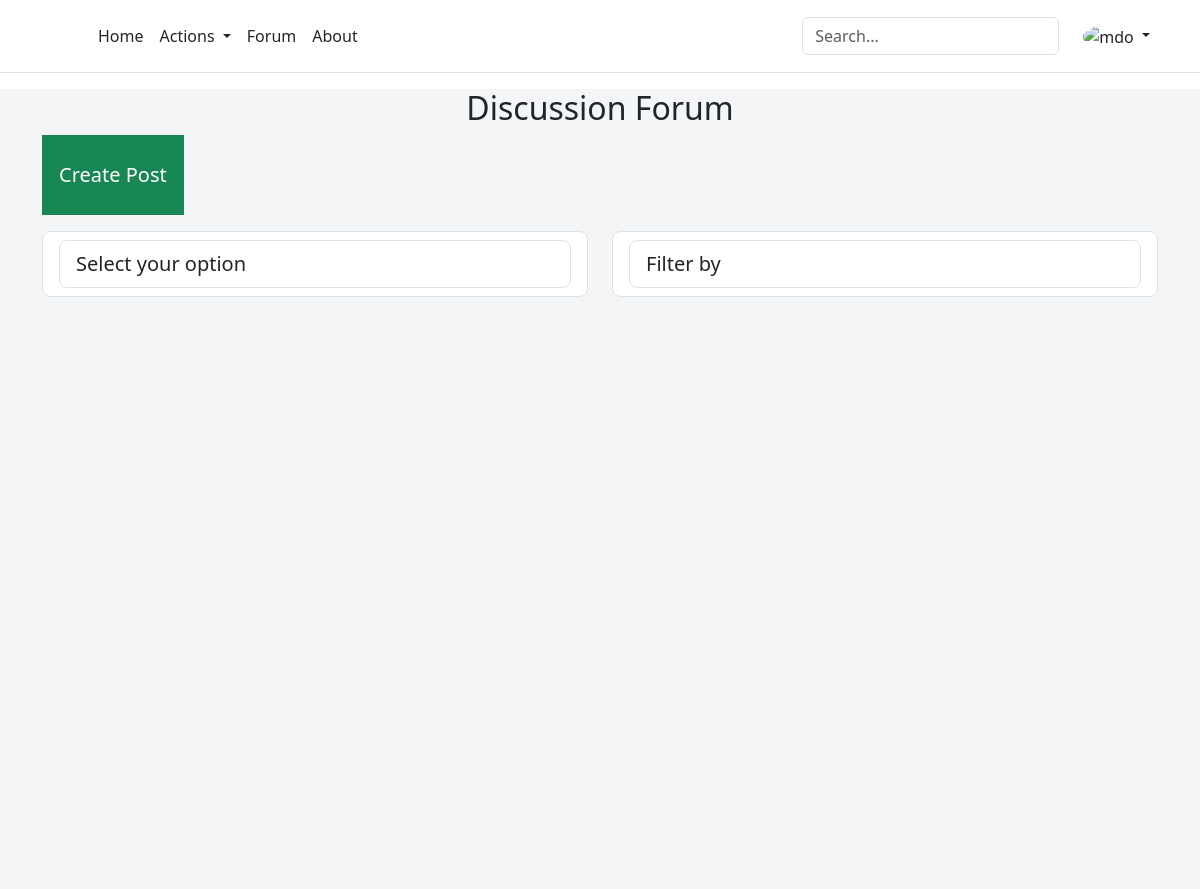
Before: /forum/ with the older database file.
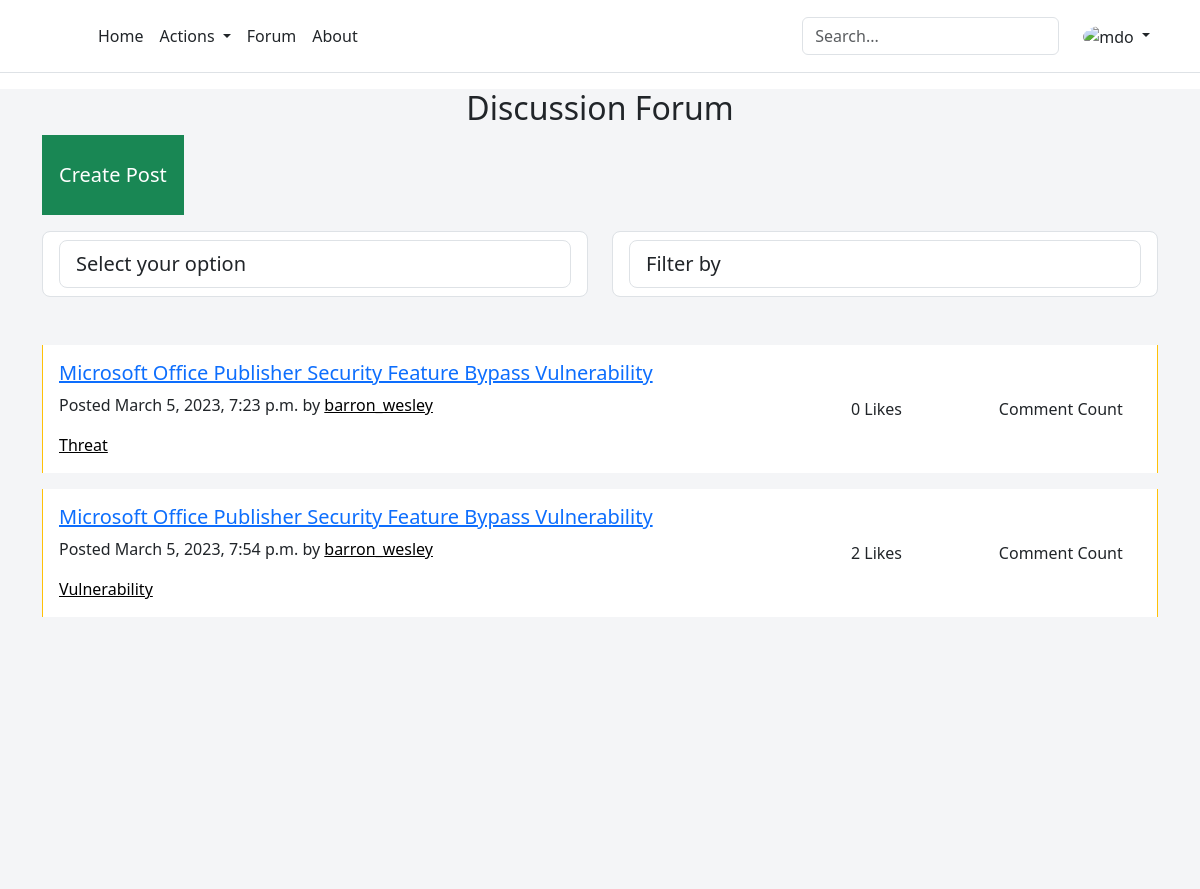
After: the same page with the newer database file.
### skmsapp/models.py (models this page shows, shortened)
class Post(models.Model):
    title = models.CharField(max_length=200)
    content = models.TextField()
    author = models.CharField(max_length=300)
    datetime = models.DateTimeField(auto_now_add=True)
    likes = models.IntegerField(default=0)
    subject = models.CharField(max_length=100, choices= (('Asset','Asset'), ('Counter Measure','Counter Measure'), ('Threat','Threat'), ('Vulnerability','Vulnerability')))
    subscriptions = models.ManyToManyField('skmsapp.UserProfile', related_name='subscribed_posts')
    comments = models.ManyToManyField('Comment', related_name='post_comments')

### skmsapp/views.py (the view)
# urls.py: path('forum/', views.forum, name='forum'),
def forum(request):
    current_user = request.user
    posts = Post.objects.all()
    if request.method == 'POST':
        category = request.POST['category']
        print(category)
        result = Post.objects.filter(subject=category).exists()
        if result == True:
            posts = Post.objects.filter(subject=category).values()
            return render(request, 'discussion-home.html', {'current_user':current_user, 'current_user_id':current_user.id, 'posts':posts})
        else:
            if category == 'Categories':
                posts = Post.objects.all()
                return render(request, 'discussion-home.html', {'current_user':current_user, 'current_user_id':current_user.id, 'posts':posts})
            else:
                posts = Post.objects.all()
                return render(request, 'discussion-home.html', {'current_user':current_user, 'current_user_id':current_user.id})
    else:
        return render(request, 'discussion-home.html', {'current_user':current_user, 'current_user_id':current_user.id, 'posts':posts})

### skmsapp/templates/discussion-home.html (shortened to what this page needs)
{% extends "site-skeleton.html" %}
{% block body %}
<link href="https://code.ionicframework.com/ionicons/2.0.1/css/ionicons.min.css" rel="stylesheet">
<div class="container">
    <div id="discussion-head-div">
        <h2 class="text-center">Discussion Forum</h2>
    </div>
    <div class="create-post-div row">
        <div class="col">
            <a class="btn btn-lg btn-block btn-success rounded-0 py-4 mb-3 bg-op-6 roboto-bold" href="{% url 'createPost' %}">Create Post</a>
        </div>
    </div>
    <div class="filter-div text-left row mb-5">
            <div class="filter-by-tag-div col-6 mb-3 mb-sm-0">
                <div class="dropdown bootstrap-select form-control form-control-lg bg-white bg-op-9 text-sm w-lg-50">
                <form id="category" type="submit" method="POST">
                <select class="form-control form-control-lg bg-white bg-op-9 text-sm w-lg-50" data-toggle="select" tabindex="-98" name="category" onchange="submitForm()">
                  <option value="" disabled selected>Select your option</option>
                </select>
                </form>
                </div>
              </div>
            <div class="sort-div col-6 text-lg-right">
                <div class="dropdown bootstrap-select form-control form-control-lg bg-white bg-op-9 ml-auto text-sm w-lg-50">
                    <select class="form-control form-control-lg bg-white bg-op-9 ml-auto text-sm w-lg-50" data-toggle="select" tabindex="-98">
                      <option value="" disabled selected> Filter by </option>
                    </select>
                </div>
              </div>
    </div>
    <div id="posts-div">
        <div id="recent-posts-div row">
            {% if posts %}
                {% for post in posts %}
                <div class="card row-hover pos-relative py-3 px-3 mb-3 border-warning border-top-0 border-right-0 border-bottom-0 rounded-0">
                    <div class="row align-items-center">
                      <div class="col-md-8 mb-3 mb-sm-0">
                        <h5>
                          <a href="{% url 'post' post.id %}" class="text-primary">{{post.title}}</a>
                        </h5>
                        {% load tz %}
                        <p class="text-sm"><span class="op-6">Posted </span>{{post.datetime|timezone:"America/New_York"}} <span class="op-6">by</span> <a class="text-black" href="#">{{post.author}}</a></p>
                        <div class="text-sm op-5"> <a class="text-black mr-2" href="#">{{post.subject}}</a></div>
                      </div>
                      <div class="col-md-4 op-7">
                        <div class="row text-center op-7">
                          <div class="col px-1">  <span class="d-block text-sm">{{post.likes}} Likes</span> </div>
                          <div class="col px-1">  <span class="d-block text-sm">Comment Count</span> </div>
                        </div>
                      </div>
                    </div>
                  </div>
                {% endfor %}
            {% endif %}
        </div>
    </div>
</div>
{% endblock %}

Changed rows visible on the page:
added Post: title "Microsoft Office Publisher Security Feature Bypass Vulnerability", datetime "March 5, 2023, 7:23 p.m.", author "barron_wesley", subject "Threat", likes "0"
added Post: title "Microsoft Office Publisher Security Feature Bypass Vulnerability", datetime "March 5, 2023, 7:54 p.m.", author "barron_wesley", subject "Vulnerability", likes "2"
